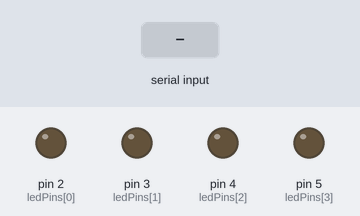
Recording of a sketch running on a simulated Arduino Uno, built with avr-gcc and run on an emulated ATmega328P. Parts: output pins drawn as LEDs (lit = HIGH). The inputs (shaded band) are chosen by the test bench.

Above: at 1.2 s.
1.3 s: "1" received over Serial
At 2.5 s:
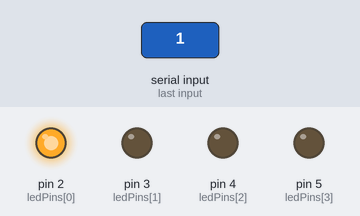
2.8 s: "2" received over Serial
At 3.8 s:
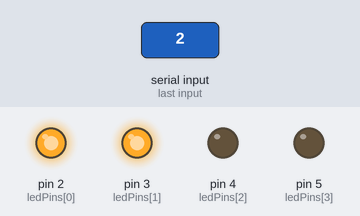
4.3 s: "1" received over Serial
At 4.9 s:
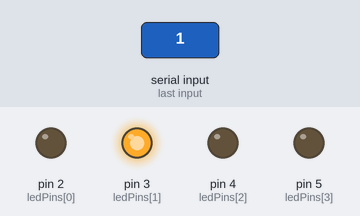
Timing chart, 0 to 7.3 s (numbered marks = the images above; inputs shaded):
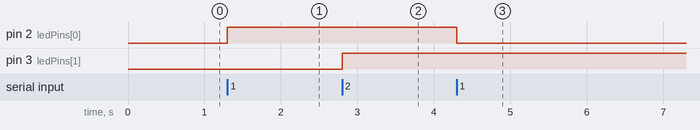

The sketch:

Proyecto_arduino.ino
```cpp
const int ledPins[] = {2, 3, 4, 5};  // Definir los pines de los 4 LEDs

void setup() {
  Serial.begin(9600);
  for (int i = 0; i < 4; i++) {
    pinMode(ledPins[i], OUTPUT);
  }
}

void loop() {
  if (Serial.available() > 0) {
    char command = Serial.read();

    if (command >= '1' && command <= '4') {
      int ledIndex = command - '1';
      digitalWrite(ledPins[ledIndex], !digitalRead(ledPins[ledIndex])); // Invertir el estado del LED
    }
  }
}
```

Measured:
- after the input at 1.3 s, pin 2 (ledPins[0]): LOW → HIGH at once
- after the input at 2.8 s, pin 3 (ledPins[1]): LOW → HIGH at once
- after the input at 4.3 s, pin 2 (ledPins[0]): HIGH → LOW at once
